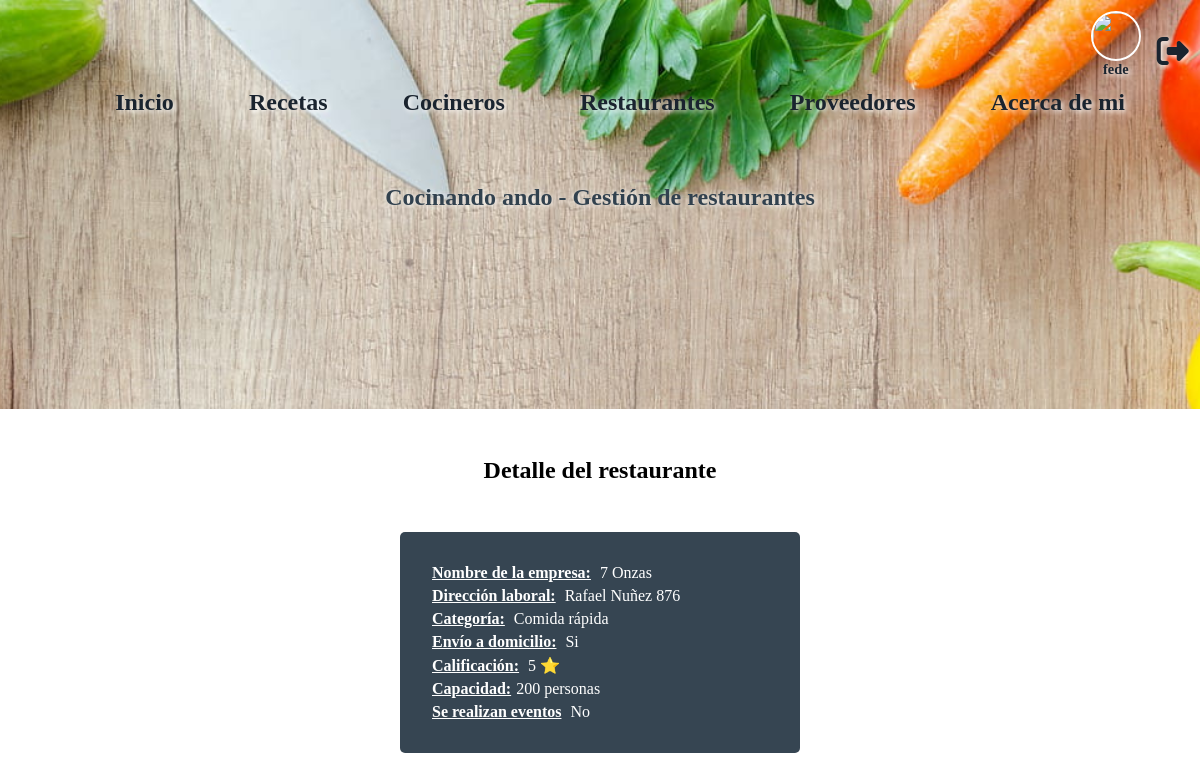
Page /detalle-restaurante/2 (signed in) on the committed database.
### aplicacion/models.py (models this page shows, shortened)
class Restaurante(models.Model):
    nombre = models.CharField(max_length=50)
    direccion = models.CharField(max_length=50)
    telefono = models.CharField(max_length=50)
    CATEGORIA = (
        ("Comida rápida", "Comida rápida"),
        ("Meriendas", "Meriendas"),
        ("Veggie", "Veggie"),
        ("Cena", "Cena"),
    )
    categoria = models.CharField(max_length=50, choices=CATEGORIA)
    envio_domilicio = models.BooleanField()
    CALIFICACIONES = (
        (1, "A mejorar"),
        (2, "Regular"),
        (3, "Bueno"),
        (4, "Muy bueno"),
        (5, "Excelente"),
    )
    calificacion = models.IntegerField(choices=CALIFICACIONES)
    capacidad = models.IntegerField()
    eventos = models.BooleanField()

### aplicacion/views.py (the view)
# urls.py: path("detalle-restaurante/<int:pk>", RestauranteDetail.as_view(), name="detail_restaurante"),
class RestauranteDetail(LoginRequiredMixin, DetailView):
    model = Restaurante
    template_name = "aplicacion/restaurantes/detalle_restaurante.html"

### aplicacion/templates/aplicacion/restaurantes/detalle_restaurante.html (shortened to what this page needs)
{% extends "aplicacion/index.html" %}
{% block content %}
<section class="model-detail">
  <h2>Detalle del restaurante</h2>
  <ul>
    <li><span>Nombre de la empresa:</span> {{ restaurante.nombre }}</li>
    <li><span>Dirección laboral:</span> {{restaurante.direccion}}</li>
    <li><span>Categoría:</span> {{restaurante.categoria}}</li>
    <li><span>Envío a domicilio:</span>
      {% if restaurante.envio_domilicio %}
      Si
      {% else %}
      No
      {% endif %}
    </li>
    <li><span>Calificación:</span> {{restaurante.calificacion}} ⭐</li>
    <li><span>Capacidad:</span>{{restaurante.capacidad}} personas</li>
    <li><span>Se realizan eventos</span>
      {% if restaurante.eventos %}
      Si
      {% else %}
      No
      {% endif %}
    </li>
  </ul>
</section>
{% endblock %}

### aplicacion/templates/aplicacion/index.html (shortened to what this page needs)
<!DOCTYPE html>
<html lang="es">
<head>
  {% load static %}
  <link rel="stylesheet" href="https://cdn.jsdelivr.net/npm/water.css@2/out/dark.css">
  <link href="{% static 'aplicacion/css/styles.css' %}" rel="stylesheet" />
</head>
<body>
  <header>
    <nav class="sesion">
      <ul>
        {% if user.is_authenticated %}
        <li>
          <a href="{% url 'editar_perfil' %}" title="Editar perfil" class="avatar-container">
            <img src="{{ request.session.avatar }}" class="avatar rounded" />
            {{ user.username }}
          </a>
        </li>
        <li><a href="{% url 'logout' %}"><i class="fas fa-sign-out-alt" title="Logout"></i> </a></li>
        {% else %}
        <li><a href="{% url 'login' %}">Login</a></li>
        <li><a href="{% url 'registro' %}">Registro</a></li>
        {% endif %}
      </ul>
    </nav>
    <nav class="urls">
      <ul>
        <li><a href="{% url 'inicio' %}">Inicio</a></li>
        {% if user.is_authenticated %}
        <li><a href="{% url 'recetas' %}">Recetas</a></li>
        <li><a href="{% url 'cocineros' %}">Cocineros</a></li>
        <li><a href="{% url 'restaurantes' %}">Restaurantes</a></li>
        <li><a href="{% url 'proveedores' %}">Proveedores</a></li>
        {% endif %}
        <li><a href="{% url 'acerca_de_mi' %}">Acerca de mi</a></li>
      </ul>
      <h1>Cocinando ando - Gestión de restaurantes</h1>
    </nav>
  </header>
  <main>
    {% block content %}{% endblock %}
  </main>
</body>
</html>

### aplicacion/static/aplicacion/css/styles.css (style rules this page uses)
* { box-sizing: border-box; }
body { margin: 0; padding: 0; max-width: 100%; }
nav.urls { min-height: 40vh; }
nav.sesion ul { display: flex; justify-content: flex-end; align-items: baseline; gap: 1em; margin: 0; padding: .7em; }
nav.sesion i { font-size: 2em; }
.urls ul { display: flex; align-items: center; justify-content: space-evenly; padding-bottom: 2em; margin: 0; font-size: 1.5em; }
li { list-style: none; }
.avatar-container { display: flex; flex-direction: column; align-items: center; font-size: .9em; }
.avatar { width: 50px; height: 50px; border-radius: 50%; object-fit: cover; }
.rounded { border: 2px solid #fff; }
header { background-image: url('../assets/header.jpg'); background-size: cover; background-position: center; background-attachment: fixed; }
header a { text-decoration: none; color: #1a242f; font-weight: bold; text-shadow: 2px 2px 5px #ffffff; }
h1 { color: #31414e; text-shadow: 1px 1px 5px #ffffff; }
h2 { margin: 2em 0; }
h1, h2 { text-align: center; }
.model-detail { min-height: 70vh; }
.model-detail ul { display: flex; flex-direction: column; align-items: flex-start; gap: 5px; font-size: 1em; width: 400px; margin: 0 auto; padding: 2em; background-color: #364552; border-radius: 5px; color: #fff; }
.model-detail span { font-weight: bold; font-weight: 1.2em; text-decoration: underline; margin-right: 5px; }

### rows in the picture
Restaurante: nombre "7 Onzas", direccion "Rafael Nuñez 876", categoria "Comida rápida", calificacion "5", capacidad "200"

### other values in the picture
{{ user.username }} "fede"
